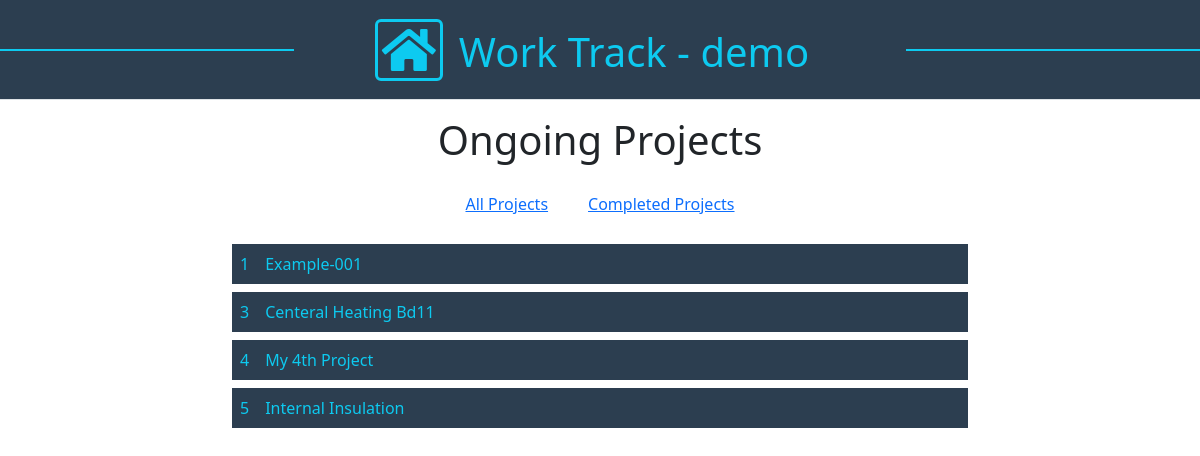
Page /projects/ongoing/ on the committed database.
### apps/projects/models.py (models this page shows, shortened)
class Project(models.Model):
  name = models.CharField( max_length=50, null= False, blank=True)  # change to false on production
  contact = models.CharField( max_length=50, null=False, blank=False )
  add1 = models.CharField( max_length=100, null=False, blank=False )
  add2 = models.CharField( max_length=100, null=True, blank=True )
  post_code = models.CharField( max_length=10, null=False, blank=False )
  city = models.CharField(max_length=125, null=True, blank=True)
  tel = models.CharField( max_length=13, null=False, blank=False )
  email = models.EmailField( max_length=50, null=False, blank=False )
  summary = models.TextField(null=True, blank=True)
  start_date = models.DateField()
  updated = models.DateField(auto_now=True)
  rooms_total = models.IntegerField()     #total number of rooms
  completed = models.BooleanField(default=False)

### apps/projects/views.py (the view)
# urls.py: path('ongoing/', views.ongoing_projects, name="ongoing"),
def ongoing_projects(request):
  projects = Project.objects.filter(completed=False)
  return render(request, "projects/ongoing.html", {"projects":projects})

### apps/projects/templates/projects/ongoing.html (shortened to what this page needs)
{% extends "base.html" %}{% load static %}{% load bootstrap5 %}
{% block  content %}
  <div class="container">
    <div class="row">
      <div class="col-2"></div>
      <div class="col-8 d-flex flex-direction-row justify-content-center mt-3">
        <h1>Ongoing Projects</h1>
      </div>
      <div class="col-2"></div>
    </div>
    <div class="row">
      <div class="col-2"></div>
      <div class="col-8 d-flex flex-direction-row justify-content-center mt-3">
        <span class="mx-3 p-1"><a href="{% url 'projects' %}">All Projects </a> </span>
        <span class="mx-3 p-1"><a href="{% url 'completed' %}"> Completed Projects </a> </span>
      </div>
      <div class="col-2"></div>
    </div>
    <div class="row">
      <div class="col-2"></div>
      <div class="col-8 d-flex flex-column justify-content-center mt-3 text-info">
        {% for p in projects %}
          <div class="d-flex flex-direction-row justify-content-start mt-2 links1">
            <div class="p-2">{{p.id}}</div>
            <a href="{% url 'projectdetail' p.id %}" class="text-info text-decoration-none" >
              <div class="p-2">{{p.name}}</div>
            </a>
            <div class="p-2">{{p.postcode}}</div>
          </div>
        {% endfor %}
      </div>
      <div class="col-2"></div>
    </div>
  </div>
{% endblock  %}

### static/css/style.css (style rules this page uses)
html { overflow-y: scroll; }

### apps/projects/templates/projects/ongoing.html (style rules this page uses)
.links1 { background-color: #2c3e50; }

### rows in the picture
Project: id "1", name "Example-001"
Project: id "3", name "Centeral Heating Bd11"
Project: id "4", name "My 4th Project"
Project: id "5", name "Internal Insulation"
